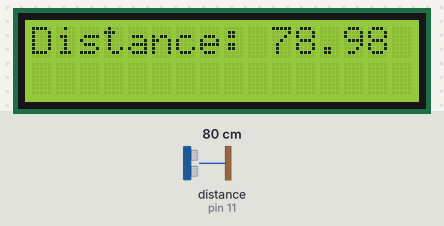
Simulated run of this sketch. Board: Arduino Uno, built with avr-gcc and run on an emulated ATmega328P. On the bench: 16×2 character LCD. Wiring (inferred from the names in the program): ultrasonic range finder: trigger pin 10; echo pin 11. Inputs (shaded band) come from the test bench; at power-on: distance to the obstacle (sensor on pin 11) 80 cm. The echo pulse lasts 58.3 µs per cm; what the sketch prints to the serial monitor is not drawn.

Above: at 1.2 s.
1.3 s: distance to the obstacle (sensor on pin 11) set to 2 cm
At 3.4 s:
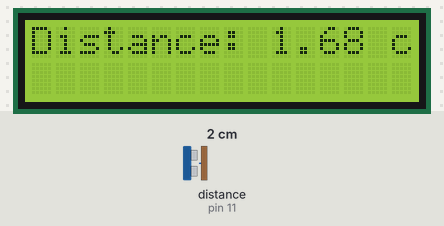
3.6 s: distance to the obstacle (sensor on pin 11) set to 4 cm
At 4.9 s:
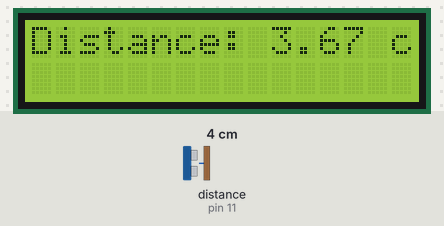
5.2 s: distance to the obstacle (sensor on pin 11) set to 9 cm
At 6.0 s:
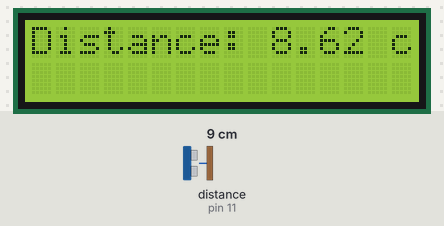
Timing chart, 0 to 8.2 s (numbered marks = the images above; inputs shaded):
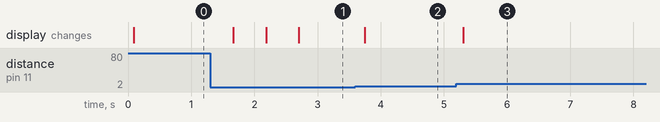

Measured:
- after the input at 1.3 s, the display: first changes after 0.36 s (image 1 shows a later state)
- after the input at 3.6 s, the display: changes after 0.15 s (image 2)
- after the input at 5.2 s, the display: changes after 0.11 s (image 3)

The sketch:

sketch_nov6a.ino
```cpp
#include <Wire.h>
#include <LiquidCrystal_I2C.h>

LiquidCrystal_I2C lcd(0x27, 16, 2); // I2C address 0x27, 16 columns and 2 rows

int trigPin = 10;    // TRIG pin
int echoPin = 11;    // ECHO pin

float duration_us, distance_cm;

void setup() {
  lcd.init();               // initialize the lcd
  lcd.backlight();          // turn on the backlight
  pinMode(trigPin, OUTPUT); // set trigger pin to output mode
  pinMode(echoPin, INPUT);  // set echo pin to input mode

  Serial.begin(9600);       // initialize Serial Monitor at 9600 baud
  Serial.println("Ultrasonic Distance Measurement Started");
}

void loop() {
  // generate a 10-microsecond pulse to the TRIG pin
  digitalWrite(trigPin, HIGH);
  delayMicroseconds(10);
  digitalWrite(trigPin, LOW);

  // measure the duration of the pulse from the ECHO pin with a 60 ms timeout
  duration_us = pulseIn(echoPin, HIGH, 60000);

  // calculate the distance, if duration is within a reasonable range
  if (duration_us > 0) {  // only calculate if a valid pulse duration is received
    distance_cm = 0.017 * duration_us;

    // Display on LCD
    lcd.clear();
    lcd.setCursor(0, 0); // start to print at the first row
    lcd.print("Distance: ");
    lcd.print(distance_cm);
    lcd.print(" cm");

    // Display on Serial Monitor
    Serial.print("Distance: ");
    Serial.print(distance_cm);
    Serial.println(" cm");

  } else {
    // Display "Out of range" on LCD
    lcd.clear();
    lcd.setCursor(0, 0);
    lcd.print("Out of range");

    // Display "Out of range" on Serial Monitor
    Serial.println("Out of range");
  }

  delay(500); // wait for 500 milliseconds before the next measurement
}
```
